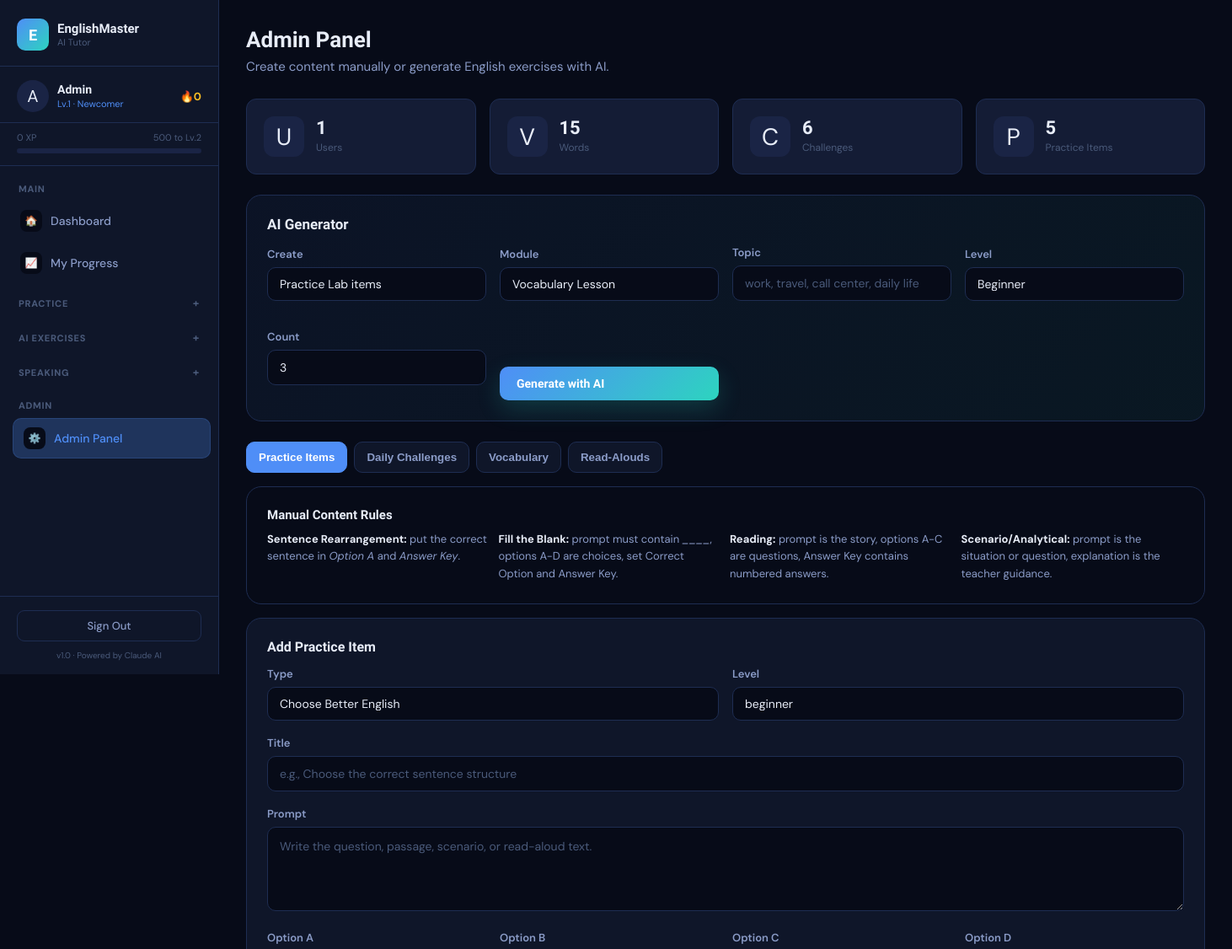
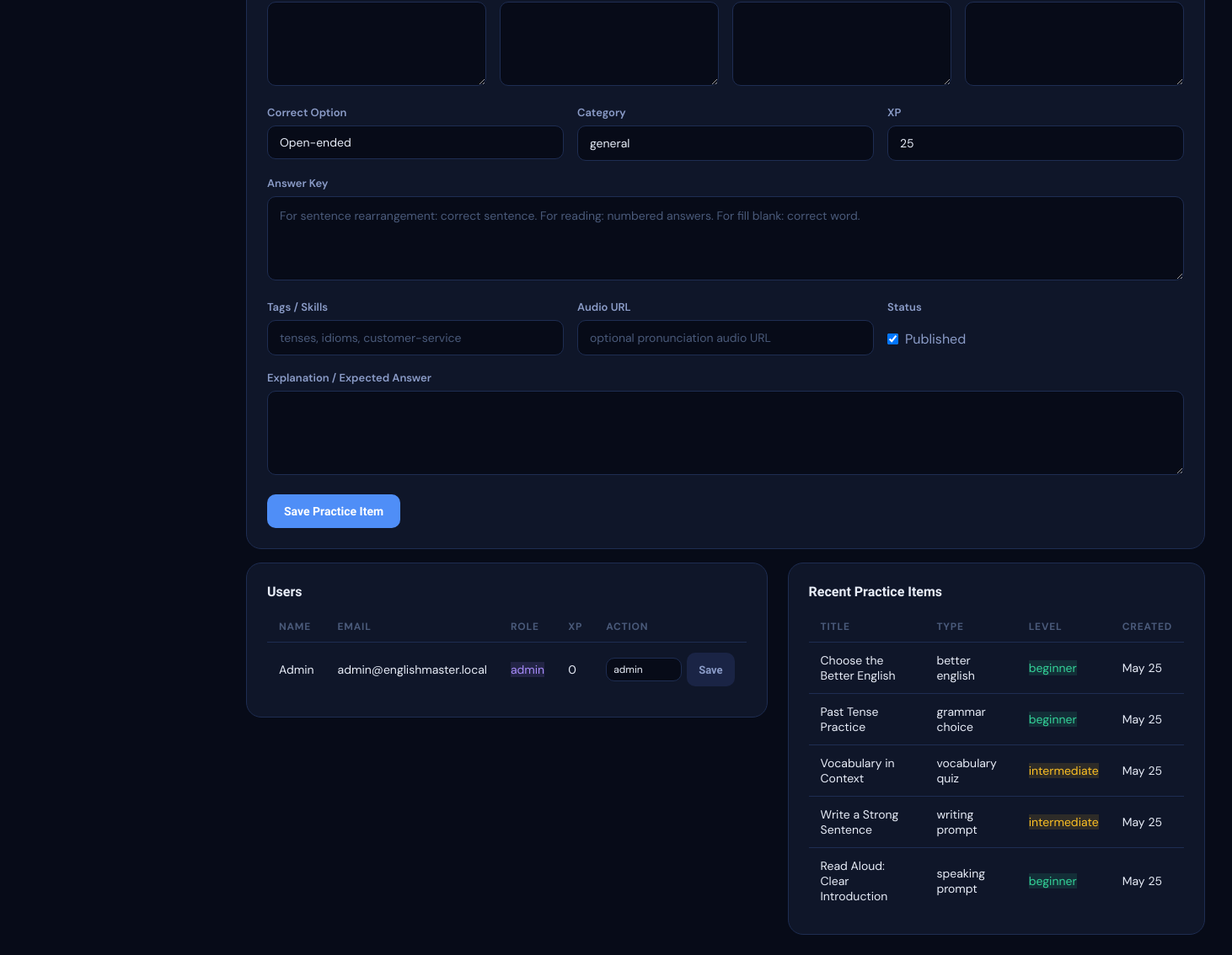
/admin.php (signed in), run on an earlier commit of the app's database (2 pictures, top to bottom).
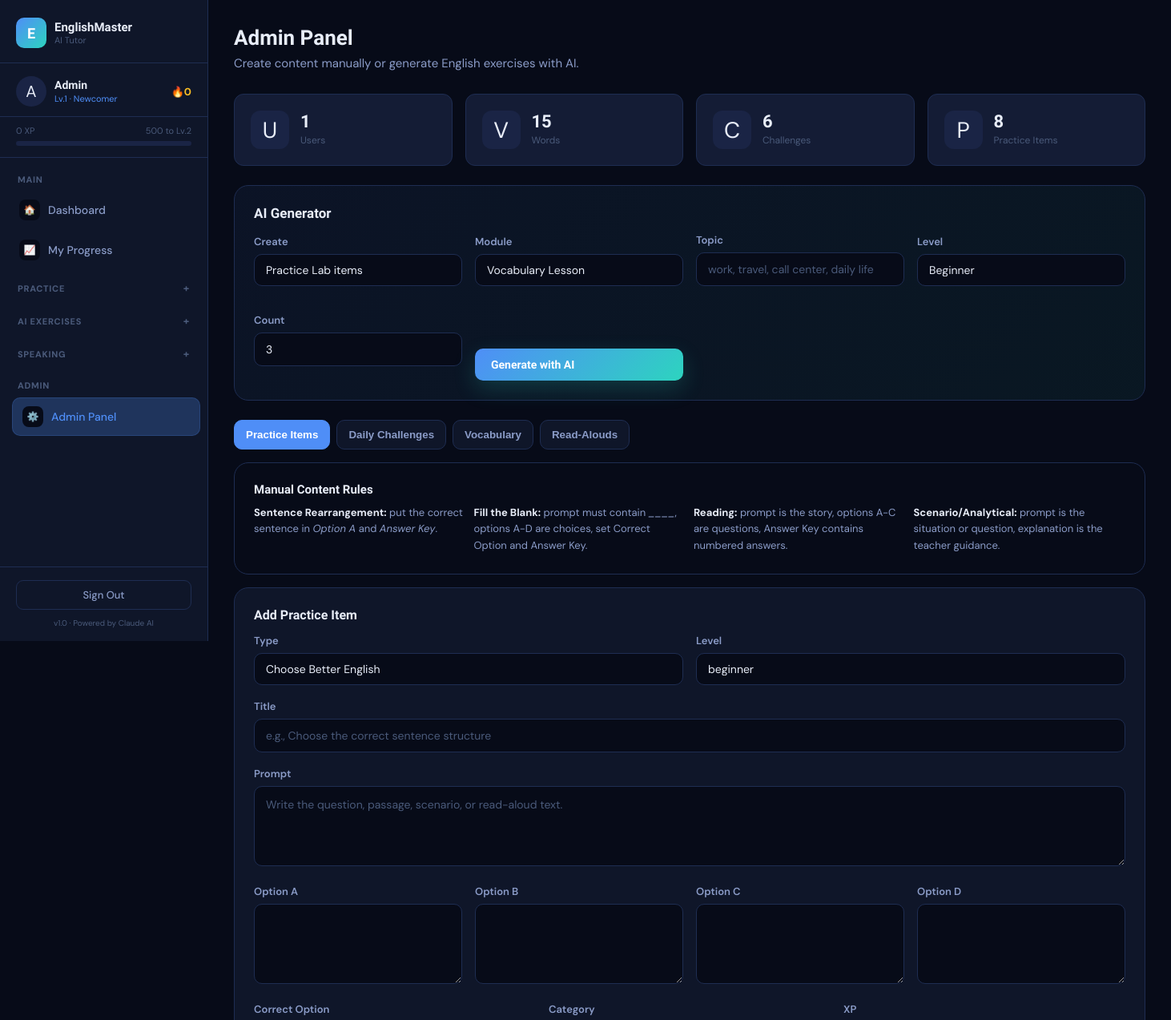
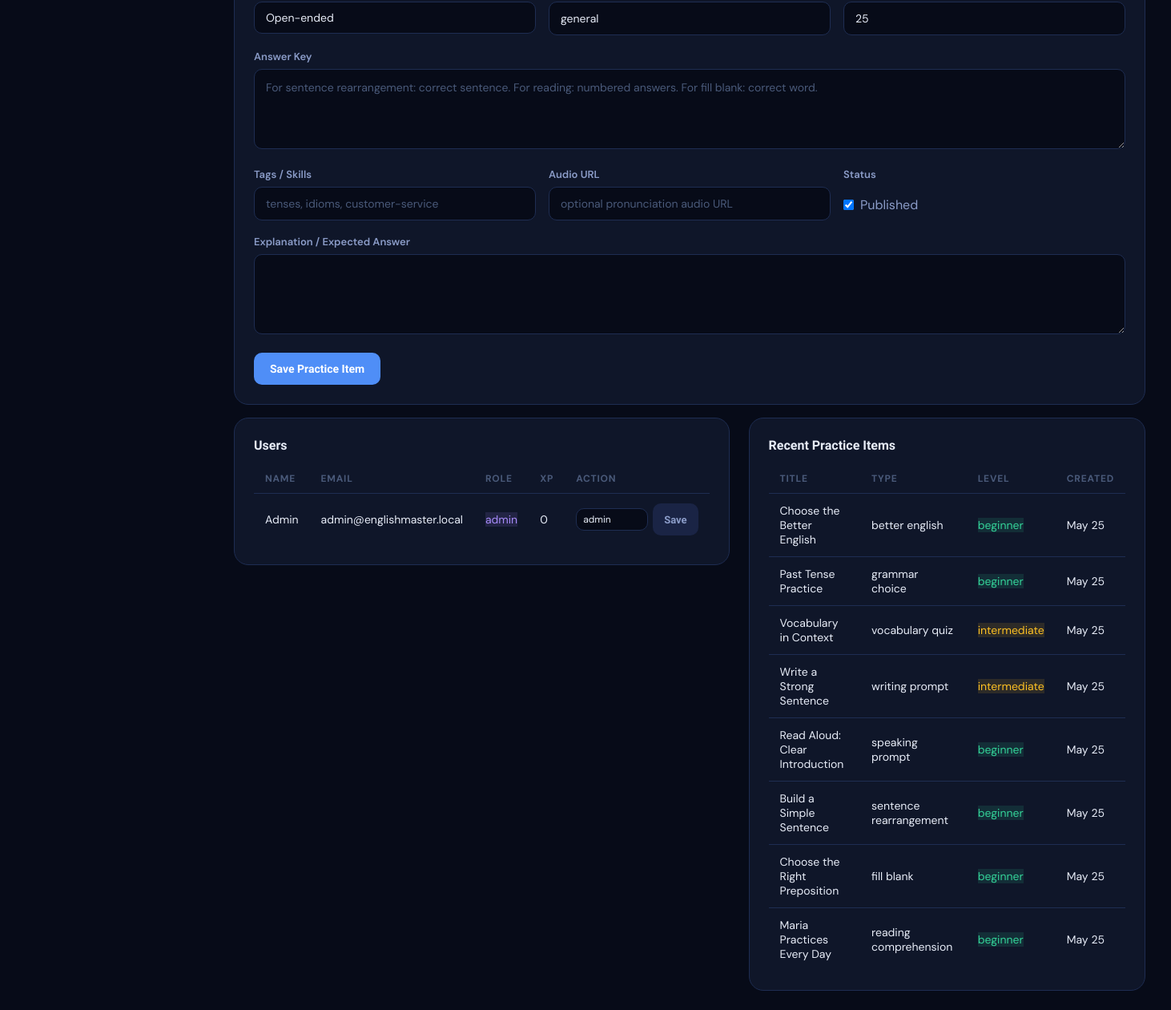
And on a later commit of the database (2 pictures, top to bottom).
### tables this page shows
CREATE TABLE IF NOT EXISTS users (
    id INT AUTO_INCREMENT PRIMARY KEY,
    name VARCHAR(100) NOT NULL,
    email VARCHAR(150) UNIQUE NOT NULL,
    password VARCHAR(255) NOT NULL,
    level INT DEFAULT 1,
    xp INT DEFAULT 0,
    streak INT DEFAULT 0,
    last_active DATE,
    avatar VARCHAR(10) DEFAULT '🧑',
    english_level ENUM('beginner','intermediate','advanced') DEFAULT 'beginner',
    role ENUM('user','admin') NOT NULL DEFAULT 'user',
    created_at TIMESTAMP DEFAULT CURRENT_TIMESTAMP
);

CREATE TABLE IF NOT EXISTS practice_items (
    id INT AUTO_INCREMENT PRIMARY KEY,
    type ENUM('better_english','grammar_choice','vocabulary_quiz','writing_prompt','speaking_prompt','sentence_rearrangement','fill_blank','reading_comprehension','daily_challenge_set','scenario_roleplay','analytical_english','word_sentence_builder') NOT NULL DEFAULT 'better_english',
    title VARCHAR(200) NOT NULL,
    prompt TEXT NOT NULL,
    option_a TEXT,
    option_b TEXT,
    option_c TEXT,
    option_d TEXT,
    correct_option CHAR(1),
    answer_key TEXT,
    explanation TEXT,
    difficulty ENUM('beginner','intermediate','advanced') DEFAULT 'beginner',
    category VARCHAR(80) DEFAULT 'general',
    tags VARCHAR(255) DEFAULT '',
    audio_url VARCHAR(255) DEFAULT '',
    xp_reward INT DEFAULT 25,
    active TINYINT(1) DEFAULT 1,
    created_by INT NULL,
    created_at TIMESTAMP DEFAULT CURRENT_TIMESTAMP,
    FOREIGN KEY (created_by) REFERENCES users(id) ON DELETE SET NULL
);

### config.php (called while the page is built, shortened)
<?php
function db() {
    static $conn = null;
    if ($conn === null) {
        $conn = new mysqli(DB_HOST, DB_USER, DB_PASS, DB_NAME);
        $conn->set_charset('utf8mb4');
    }
    return $conn;
}
function isAdmin($user = null) {
    return $user && (($user['role'] ?? 'user') === 'admin');
}
function currentUser() {
    $db = db();
    $uid = (int)$_SESSION['uid'];
    $r = $db->query("SELECT * FROM users WHERE id = $uid LIMIT 1");
    return $r ? $r->fetch_assoc() : null;
}
function clean($str) {
    return htmlspecialchars(strip_tags(trim($str)), ENT_QUOTES, 'UTF-8');
}
function levelName($level) {
    if ($level <= 2)  return 'Newcomer';
    return 'English Master';
}
function xpToNextLevel($xp) {
    $currentLevel = max(1, (int)floor($xp / 500) + 1);
    $nextLevelXP = $currentLevel * 500;
    $progress = (($xp % 500) / 500) * 100;
    return ['next' => $nextLevelXP, 'progress' => round($progress), 'needed' => $nextLevelXP - $xp];
}
?>

### admin.php (the view, shortened to what this page needs)
<?php
require_once 'config.php';
$db = db();
$uid = (int)$_SESSION['uid'];
$counts = [
    'users' => $db->query("SELECT COUNT(*) c FROM users")->fetch_assoc()['c'] ?? 0,
    'vocabulary' => $db->query("SELECT COUNT(*) c FROM vocabulary")->fetch_assoc()['c'] ?? 0,
    'challenges' => $db->query("SELECT COUNT(*) c FROM challenges")->fetch_assoc()['c'] ?? 0,
    'practice' => $db->query("SELECT COUNT(*) c FROM practice_items")->fetch_assoc()['c'] ?? 0,
];
$users = $db->query("SELECT id,name,email,role,english_level,xp,created_at FROM users ORDER BY created_at DESC LIMIT 20");
$recentPractice = $db->query("SELECT title,type,difficulty,created_at FROM practice_items ORDER BY created_at DESC LIMIT 8");
include 'includes/header.php';
?>
<div class="page-header">
  <h1>Admin Panel</h1>
  <p>Create content manually or generate English exercises with AI.</p>
</div>
<div class="grid-4 mb-24">
  <div class="stat-card"><div class="stat-icon">U</div><div><div class="stat-val"><?= (int)$counts['users'] ?></div><div class="stat-label">Users</div></div></div>
  <div class="stat-card"><div class="stat-icon">V</div><div><div class="stat-val"><?= (int)$counts['vocabulary'] ?></div><div class="stat-label">Words</div></div></div>
  <div class="stat-card"><div class="stat-icon">C</div><div><div class="stat-val"><?= (int)$counts['challenges'] ?></div><div class="stat-label">Challenges</div></div></div>
  <div class="stat-card"><div class="stat-icon">P</div><div><div class="stat-val"><?= (int)$counts['practice'] ?></div><div class="stat-label">Practice Items</div></div></div>
</div>
<div class="card mb-24" style="background:linear-gradient(135deg,#4f8ef710,#2dd4bf10);">
  <h3 style="font-size:17px;margin-bottom:14px;color:var(--text-1)">AI Generator</h3>
  <form method="POST" class="grid-4" style="align-items:end;">
    <div class="form-group">
      <label class="form-label">Create</label>
      <select name="target" class="form-control">
        <option value="practice">Practice Lab items</option>
      </select>
    </div>
    <div class="form-group">
      <label class="form-label">Module</label>
      <select name="module" class="form-control">
        <option value="vocabulary_lesson">Vocabulary Lesson</option>
      </select>
    </div>
    <div class="form-group">
      <label class="form-label">Topic</label>
      <input name="topic" class="form-control" placeholder="work, travel, call center, daily life" required>
    </div>
    <div class="form-group">
      <label class="form-label">Level</label>
      <select name="difficulty" class="form-control">
        <option value="beginner">Beginner</option>
      </select>
    </div>
    <div class="form-group">
      <label class="form-label">Count</label>
      <input type="number" name="count" min="1" max="10" value="3" class="form-control">
    </div>
    <button class="btn btn-primary btn-ai" onclick="btnLoading(this,true)">Generate with AI</button>
  </form>
</div>
<div class="admin-tabs">
  <button class="admin-tab active" type="button" data-admin-tab="practice">Practice Items</button>
  <button class="admin-tab" type="button" data-admin-tab="challenge">Daily Challenges</button>
  <button class="admin-tab" type="button" data-admin-tab="vocab">Vocabulary</button>
  <button class="admin-tab" type="button" data-admin-tab="speaking">Read-Alouds</button>
</div>
<div class="admin-panel active" data-admin-panel="practice">
  <div class="card mb-16" style="background:var(--bg-base);">
    <h3 style="font-size:15px;margin-bottom:10px;color:var(--text-1)">Manual Content Rules</h3>
    <div style="display:grid;grid-template-columns:repeat(auto-fit,minmax(220px,1fr));gap:10px;color:var(--text-2);font-size:13px;line-height:1.6;">
      <div><strong style="color:var(--text-1)">Sentence Rearrangement:</strong> put the correct sentence in <em>Option A</em> and <em>Answer Key</em>.</div>
      <div><strong style="color:var(--text-1)">Fill the Blank:</strong> prompt must contain <em>____</em>, options A-D are choices, set Correct Option and Answer Key.</div>
      <div><strong style="color:var(--text-1)">Reading:</strong> prompt is the story, options A-C are questions, Answer Key contains numbered answers.</div>
      <div><strong style="color:var(--text-1)">Scenario/Analytical:</strong> prompt is the situation or question, explanation is the teacher guidance.</div>
    </div>
  </div>
  <div class="card">
    <h3 style="font-size:16px;margin-bottom:14px;color:var(--text-1)">Add Practice Item</h3>
    <form method="POST">
      <div class="grid-2">
        <div class="form-group"><label class="form-label">Type</label><select name="type" class="form-control"><option value="better_english">Choose Better English</option></select></div>
        <div class="form-group"><label class="form-label">Level</label><select name="difficulty" class="form-control"><option>beginner</option><option>intermediate</option><option>advanced</option></select></div>
      </div>
      <div class="form-group"><label class="form-label">Title</label><input name="title" class="form-control" placeholder="e.g., Choose the correct sentence structure" required></div>
      <div class="form-group"><label class="form-label">Prompt</label><textarea name="prompt" class="form-control" rows="3" placeholder="Write the question, passage, scenario, or read-aloud text." required></textarea></div>
      <div class="grid-4">
        <div class="form-group"><label class="form-label">Option A</label><textarea name="option_a" class="form-control" rows="2"></textarea></div>
        <div class="form-group"><label class="form-label">Option B</label><textarea name="option_b" class="form-control" rows="2"></textarea></div>
        <div class="form-group"><label class="form-label">Option C</label><textarea name="option_c" class="form-control" rows="2"></textarea></div>
        <div class="form-group"><label class="form-label">Option D</label><textarea name="option_d" class="form-control" rows="2"></textarea></div>
      </div>
      <div class="grid-3">
        <div class="form-group"><label class="form-label">Correct Option</label><select name="correct_option" class="form-control"><option value="">Open-ended</option><option>A</option><option>B</option><option>C</option><option>D</option></select></div>
        <div class="form-group"><label class="form-label">Category</label><input name="category" class="form-control" value="general" placeholder="grammar, work, travel"></div>
        <div class="form-group"><label class="form-label">XP</label><input type="number" name="xp_reward" class="form-control" value="25" min="5" max="200"></div>
      </div>
      <div class="form-group"><label class="form-label">Answer Key</label><textarea name="answer_key" class="form-control" rows="2" placeholder="For sentence rearrangement: correct sentence. For reading: numbered answers. For fill blank: correct word."></textarea></div>
      <div class="grid-3">
        <div class="form-group"><label class="form-label">Tags / Skills</label><input name="tags" class="form-control" placeholder="tenses, idioms, customer-service"></div>
        <div class="form-group"><label class="form-label">Audio URL</label><input name="audio_url" class="form-control" placeholder="optional pronunciation audio URL"></div>
        <div class="form-group"><label class="form-label">Status</label><label style="display:flex;gap:8px;align-items:center;color:var(--text-2);padding-top:12px;"><input type="checkbox" name="active" checked> Published</label></div>
      </div>
      <div class="form-group"><label class="form-label">Explanation / Expected Answer</label><textarea name="explanation" class="form-control" rows="3"></textarea></div>
      <button class="btn btn-primary">Save Practice Item</button>
    </form>
  </div>
</div>
<div class="grid-2 mt-16" style="gap:24px;align-items:start;">
  <div class="card">
    <h3 style="font-size:16px;margin-bottom:14px;color:var(--text-1)">Users</h3>
    <table class="data-table">
      <thead><tr><th>Name</th><th>Email</th><th>Role</th><th>XP</th><th>Action</th></tr></thead>
      <tbody>
      <?php while ($u = $users->fetch_assoc()): ?>
        <tr>
          <td><?= clean($u['name']) ?></td>
          <td><?= clean($u['email']) ?></td>
          <td><span class="ac-badge <?= $u['role']==='admin'?'badge-purple':'badge-blue' ?>"><?= clean($u['role']) ?></span></td>
          <td><?= (int)$u['xp'] ?></td>
          <td>
            <form method="POST" style="display:flex;gap:6px;align-items:center;">
              <select name="role" class="form-control" style="width:90px;padding:6px 8px;font-size:12px;">
                <option value="admin" <?= $u['role']==='admin'?'selected':'' ?>>admin</option>
              </select>
              <button class="btn btn-ghost btn-sm" <?= (int)$u['id']===$uid?'disabled':'' ?>>Save</button>
            </form>
          </td>
        </tr>
      <?php endwhile; ?>
      </tbody>
    </table>
  </div>
  <div class="card">
    <h3 style="font-size:16px;margin-bottom:14px;color:var(--text-1)">Recent Practice Items</h3>
    <table class="data-table">
      <thead><tr><th>Title</th><th>Type</th><th>Level</th><th>Created</th></tr></thead>
      <tbody>
      <?php while ($p = $recentPractice->fetch_assoc()): ?>
        <tr>
          <td><?= clean($p['title']) ?></td>
          <td><?= clean(str_replace('_', ' ', $p['type'])) ?></td>
          <td><span class="ac-badge diff-<?= clean($p['difficulty']) ?>"><?= clean($p['difficulty']) ?></span></td>
          <td><?= date('M d', strtotime($p['created_at'])) ?></td>
        </tr>
      <?php endwhile; ?>
      </tbody>
    </table>
  </div>
</div>
<?php include 'includes/footer.php'; ?>

### includes/header.php (shortened to what this page needs)
<?php
$user = currentUser();
$xpInfo = $user ? xpToNextLevel($user['xp']) : null;
$currentPage = basename($_SERVER['PHP_SELF'], '.php');
?>
<!DOCTYPE html>
<html lang="en">
<head>
<link rel="stylesheet" href="<?= APP_URL ?>/assets/style.css">
</head>
<body>
<div class="app-layout">
  <aside class="sidebar" id="sidebar">
    <div class="sidebar-logo">
      <div class="logo-icon">E</div>
      <div class="logo-text">
        <span class="logo-name">EnglishMaster</span>
        <span class="logo-tag">AI Tutor</span>
      </div>
    </div>
    <?php if ($user): ?>
    <div class="sidebar-user">
      <div class="user-avatar"><?= $user['avatar'] ?></div>
      <div class="user-info">
        <div class="user-name"><?= clean($user['name']) ?></div>
        <div class="user-level">Lv.<?= $user['level'] ?> · <?= levelName($user['level']) ?></div>
      </div>
      <div class="user-streak">🔥<?= $user['streak'] ?></div>
    </div>
    <div class="xp-bar-wrap">
      <div class="xp-bar-label">
        <span><?= number_format($user['xp']) ?> XP</span>
        <span><?= $xpInfo['needed'] ?> to Lv.<?= $user['level']+1 ?></span>
      </div>
      <div class="xp-bar">
      </div>
    </div>
    <nav class="sidebar-nav">
      <?php
        $practicePages = ['practice','grammar','vocabulary','challenges','quizzes'];
        $exercisePages = ['sentence_rearrangement','fill_blank','reading_comprehension','vocabulary_lesson','sentence_builder','daily_practice','scenario_practice','analytical_english'];
        $speakingPages = ['chat','speaking','interview'];
      ?>
      <div class="nav-group">
        <div class="nav-group-title">Main</div>
        <a href="<?= APP_URL ?>/dashboard.php" class="nav-item <?= $currentPage==='dashboard'?'active':'' ?>">
          <span class="nav-icon">🏠</span><span class="nav-label">Dashboard</span>
        </a>
        <a href="<?= APP_URL ?>/progress.php" class="nav-item <?= $currentPage==='progress'?'active':'' ?>">
          <span class="nav-icon">📈</span><span class="nav-label">My Progress</span>
        </a>
      </div>
      <details class="nav-group" <?= in_array($currentPage, $practicePages, true) ? 'open' : '' ?>>
        <summary class="nav-group-title">Practice</summary>
      </details>
      <details class="nav-group" <?= in_array($currentPage, $exercisePages, true) ? 'open' : '' ?>>
        <summary class="nav-group-title">AI Exercises</summary>
      </details>
      <details class="nav-group" <?= in_array($currentPage, $speakingPages, true) ? 'open' : '' ?>>
        <summary class="nav-group-title">Speaking</summary>
      </details>
      <?php if (isAdmin($user)): ?>
      <div class="nav-group">
        <div class="nav-group-title">Admin</div>
        <a href="<?= APP_URL ?>/admin.php" class="nav-item <?= $currentPage==='admin'?'active':'' ?>">
          <span class="nav-icon">⚙️</span><span class="nav-label">Admin Panel</span>
        </a>
      </div>
      <?php endif; ?>
    </nav>
    <?php endif; ?>
    <div class="sidebar-bottom">
      <?php if ($user): ?>
      <a href="<?= APP_URL ?>/logout.php" class="logout-btn">Sign Out</a>
      <?php endif; ?>
      <div class="sidebar-version">v1.0 · Powered by Claude AI</div>
    </div>
  </aside>
  <main class="main-content">

### includes/footer.php (shortened to what this page needs)
  </main>
</div>
</body>
</html>

### admin.php (style rules this page uses)
.admin-tabs { display:flex; gap:8px; flex-wrap:wrap; margin-bottom:16px; }
.admin-tab { border:1px solid var(--border); background:var(--bg-card); color:var(--text-2); border-radius:10px; padding:10px 14px; cursor:pointer; font-weight:700; }
.admin-tab.active { background:var(--blue); color:#fff; border-color:var(--blue); }
.admin-panel { display:none; }
.admin-panel.active { display:block; }
.btn-ai { background:linear-gradient(135deg,var(--blue),var(--teal)); box-shadow:0 10px 28px #2dd4bf30; }

What changed in the data, as far as the page shows it:
added practice_items: title "Build a Simple Sentence", type "sentence rearrangement", difficulty "beginner", created_at "May 25"
added practice_items: title "Choose the Right Preposition", type "fill blank", difficulty "beginner", created_at "May 25"
added practice_items: title "Maria Practices Every Day", type "reading comprehension", difficulty "beginner", created_at "May 25"
Also different on the page:
$counts['practice']: "5" → "8"
